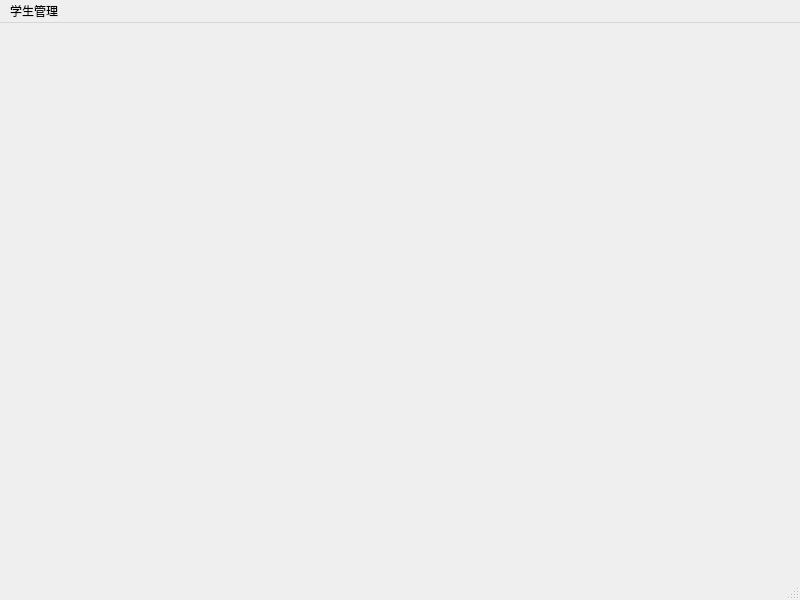
<?xml version="1.0" encoding="UTF-8"?>
<ui version="4.0">
 <class>MainWindow</class>
 <widget class="QMainWindow" name="MainWindow">
  <property name="geometry">
   <rect>
    <x>0</x>
    <y>0</y>
    <width>800</width>
    <height>600</height>
   </rect>
  </property>
  <property name="windowTitle">
   <string>MainWindow</string>
  </property>
  <widget class="QWidget" name="centralwidget"/>
  <widget class="QMenuBar" name="menubar">
   <property name="geometry">
    <rect>
     <x>0</x>
     <y>0</y>
     <width>800</width>
     <height>21</height>
    </rect>
   </property>
   <widget class="QMenu" name="menu">
    <property name="title">
     <string>学生管理</string>
    </property>
    <widget class="QMenu" name="menu_2">
     <property name="title">
      <string>学生类别管理</string>
     </property>
     <addaction name="action_6"/>
     <addaction name="action_7"/>
    </widget>
    <addaction name="action"/>
    <addaction name="action_2"/>
    <addaction name="menu_2"/>
    <addaction name="separator"/>
    <addaction name="action_3"/>
   </widget>
   <addaction name="menu"/>
  </widget>
  <widget class="QStatusBar" name="statusbar"/>
  <action name="action">
   <property name="text">
    <string>添加</string>
   </property>
   <property name="shortcut">
    <string>Q</string>
   </property>
  </action>
  <action name="action_2">
   <property name="text">
    <string>修改</string>
   </property>
  </action>
  <action name="action_3">
   <property name="text">
    <string>安全退出</string>
   </property>
  </action>
  <action name="action_6">
   <property name="text">
    <string>学生类别添加</string>
   </property>
  </action>
  <action name="action_7">
   <property name="text">
    <string>学生类别修改</string>
   </property>
  </action>
 </widget>
 <resources/>
 <connections/>
</ui>
